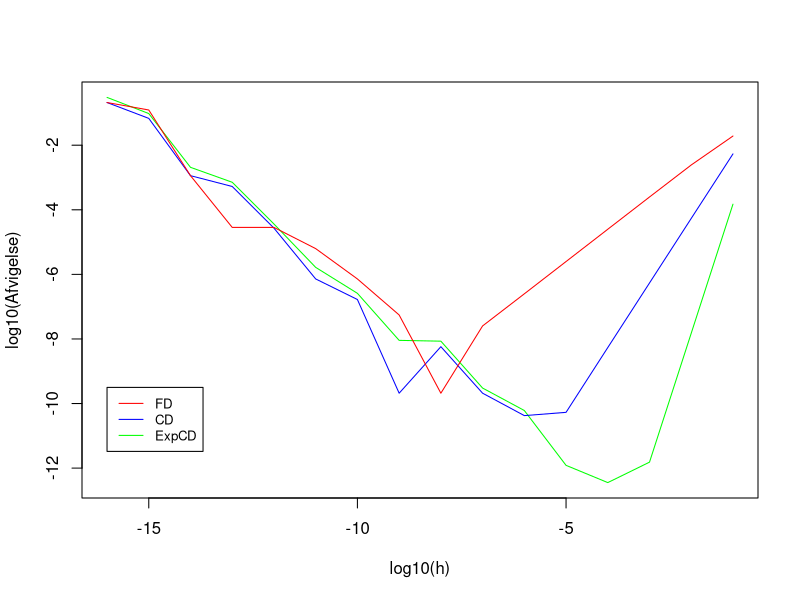

R code for this plot:
## ---- chunk 1
knitr::opts_chunk$set(echo = TRUE)
library("microbenchmark")
printf <- function(...) cat(sprintf(...))
printfln <- function(...) cat(sprintf(...), "\n")
## ---- chunk 2
eps <- .Machine$double.eps
x <- pi/3

f        <- function(x){cos(cos(x)*sin(x))}
df.exact <- function(x){-cos(2*x)*sin( cos(x)*sin(x) )}
FD       <- function(x,h){(f(x+h) - f(x))/h}
CD       <- function(x,h){(f(x+h) - f(x-h))/(2*h)}
ExpCD    <- function(x,h){(8*( f(x+h) - f(x-h) )
                          - ( f(x+2*h) - f(x-2*h) ))/(12*h)}

FD_val <- CD_val <- ExpCD_val <- h <- numeric(16)
for (i in seq(1,16, length.out = 16)){
h[i] <- 10^{-i}
FD_val[i]    <- FD(x,h[i])
CD_val[i]    <- CD(x,h[i])
ExpCD_val[i] <- ExpCD(x,h[i])
}

FD_err    <- abs(FD_val - df.exact(x))
CD_err    <- abs(CD_val - df.exact(x))
ExpCD_err <- abs(ExpCD_val - df.exact(x))

plot(log10(h) , log10( ExpCD_err ) , 
     type = "l" , col = "green" , xlab = "log10(h)" , ylab="log10(Afvigelse)")
lines(log10(h) , log10( CD_err ) , col = "blue")
lines(log10(h) , log10( FD_err ) , col = "red")

legend(-16, -9.5, legend=c("FD", "CD" , "ExpCD"),
       col=c("red", "blue" , "green" ), lty=1, cex=0.8)

## ---- chunk 3
# Definerer hvad et "ADnum" er.
create_ADnum = function(val, deriv = 1) {
x = list(val = val, deriv = deriv)
class(x) = "ADnum"
return(x)
}

# Definerer hvad der forstås ved at printe et ADnum
print.ADnum = function(x, ...) {
cat("value = ", x$val,
" and deriv = ", x$deriv, "\n", sep = "")
return(invisible(x))
}
     
#Definerer produktreglen og brøkreglen
Ops.ADnum = function(e1, e2) {
# LHS constant, e.g. 2*x: e1 is a number 2, convert to ADnum
if (.Method[1] == "") {
e1 = create_ADnum(e1, 0)
}

# RHS constant, e.g. x*2: e2 is a number 2, convert to ADnum
if (.Method[2] == "") {
e2 = create_ADnum(e2, 0)
}

# Definerer hvordan man adderer ADnums
if (.Generic == "+") {
return(create_ADnum(e1$val + e2$val, e1$deriv + e2$deriv) )
}
  
# Definerer hvordan man subtraherer ADnums
if (.Generic == "-") {
return(create_ADnum(e1$val - e2$val, e1$deriv - e2$deriv) )
}
  
# Definerer hvordan man ganger ADnums (Produktregel) 
if (.Generic == "*") {
return(create_ADnum(e1$val * e2$val, e1$deriv*e2$val + e1$val*e2$deriv) )
}

# Definerer hvordan man dividerer ADnums (Brøkregel)  
if (.Generic == "/") {
return(create_ADnum(e1$val / e2$val, (e1$deriv*e2$val - e1$val*e2$deriv)/e2$val^2) )
}
  
stop("Function ’", .Generic, "’ not yet implemented for ADnum")
}

#Definerer cos, sin og exp
Math.ADnum = function(x, ...) {
if (.Generic == "cos") {
  return(create_ADnum(cos(x$val), -sin(x$val)*x$deriv))
} 
else if (.Generic == "sin") {
  return(create_ADnum(sin(x$val), cos(x$val)*x$deriv))
} 
else if (.Generic == "exp") {
  return(create_ADnum(exp(x$val), exp(x$val)*x$deriv))
}

stop("Function ’", .Generic, "’ not yet implemented for ADnum")
}
## ---- chunk 4
f <- function(x) cos(sin(x)*cos(x))
g_exact <- function(x) -(cos(x)^2-sin(x)^2)*sin(sin(x)*cos(x))

x <- pi/2
h <- 10^-5

f(x)
g_exact(x)

x <- create_ADnum(x)

f(x)
FD(x$val , h)
CD(x$val , h)
ExpCD(x$val , h)
## ---- chunk 5
library(microbenchmark)
X <- model.matrix(~ speed, cars)
microbenchmark(lm(dist ~ speed, cars), 
               lm.fit(X, cars$dist),
               lm.fit(model.matrix(~ speed, cars), cars$dist), 
               times = 100)
## ---- chunk 6
time_begin <- proc.time()

for (i in 1:1000) {
  lm(dist ~ speed, cars)
}

time_end <- proc.time()
time_duration <- time_end - time_begin
time_duration_secs <- time_duration["user.self"]
time_duration_secs
## ---- chunk 7
f <- function(x) (1-x[1]^2) + 100*(x[2]-x[1]^2)^2
g <- function(x) c(2*(200*x[1]^3-200*x[1]*x[2]+x[1]-1) , 200*(x[2]-x[1]^2))

FDm <- function(x,h){
  n <- length(x)
  grad <- numeric(n)
  
  for ( i in 1:n ){
    e <- tabulate(i, nbins = n)
    grad[i] <- (f(x+e*h) - f(x))/h
  }
  return(grad)
}

CDm <- function(x,h){
  n <- length(x)
  grad <- numeric(n)
  
  for ( i in 1:n ){
    e <- tabulate(i, nbins = n)
    grad[i] <- (f(x+e*h) - f(x-e*h))/(2*h)
  }
  return(grad)
}

ExpCDm <- function(x,h){
  n <- length(x)
  grad <- numeric(n)
  
  for ( i in 1:n ){
    e <- tabulate(i, nbins = n)
    grad[i] <- (8*(f(x+e*h) - f(x-e*h)) - ( f(x+2*e*h) - f(x-2*e*h) ))/(12*h)
  }
  return(grad)
}


backtracking_line_search <- function(alpha, c, rho, x_k, p_k, g_k, f) {
	alpha_k <- alpha
	repeat { 
		lhs <- f(x_k + alpha_k * p_k)
		rhs <- f(x_k) + c * alpha_k * g_k %*% p_k
		if (lhs <= rhs) break
		alpha_k <- rho * alpha_k
	}
	return(alpha_k)
}

steepest_descent <- function(f, g, x_k, alpha, c, rho, tol, k_max) {
  k <- 0
	g_k <- tol + 1 # For at komme i gang
	#curve(f, from = -3 , to = 7)
	while ((norm(g_k,type="2") > tol) & (k < k_max)) { # Type 2 er for vektorer
		g_k <- g(x_k)
		p_k <- -g_k
		alpha_k <- backtracking_line_search(alpha , c, rho, x_k, p_k, g_k, f)
		x_old <- x_k
		x_k <- x_k + alpha_k * p_k
		k <- k + 1
		
		#lines(c(x_old,x_k) , c(f(x_old),f(x_k)) , col = "red")
	}
	
	printfln("k = %d \t x_k = (%6.3f , %6.3f) \t f_k = %.2f \t g_k = (%8.3f , %8.3f) \t alpha_k = %.5f", k, x_k[1] , x_k[2], f(x_k), g_k[1] , g_k[2], alpha_k)
	
	return(x_k)
}
steepest_descent_CD <- function(f, x_k, alpha, c, rho, tol, k_max) {
  k <- 0
	g_k <- tol + 1 # For at komme i gang
	#curve(f, from = -3 , to = 7)
	while ((norm(g_k,type="2") > tol) & (k < k_max)) { # Type 2 er for vektorer
		g_k <- ExpCDm(x_k,1e-04)
		p_k <- -g_k 
		alpha_k <- backtracking_line_search(alpha , c, rho, x_k, p_k, g_k, f)
		x_old <- x_k
		x_k <- x_k + alpha_k * p_k
		k <- k + 1
		
		#lines(c(x_old,x_k) , c(f(x_old),f(x_k)) , col = "red")
	}
	
	printfln("k = %d \t x_k = (%6.3f , %6.3f) \t f_k = %.2f \t g_k = (%8.3f , %8.3f) \t alpha_k = %.5f", k, x_k[1] , x_k[2], f(x_k), g_k[1] , g_k[2], alpha_k)
	
	return(x_k)
}


steepest_descent(f,g, c(2,2),0.9,1e-4,0.5,1e-6,1000)

steepest_descent_CD(f,c(2,2),0.9,1e-4,0.5,1e-6,1000)
